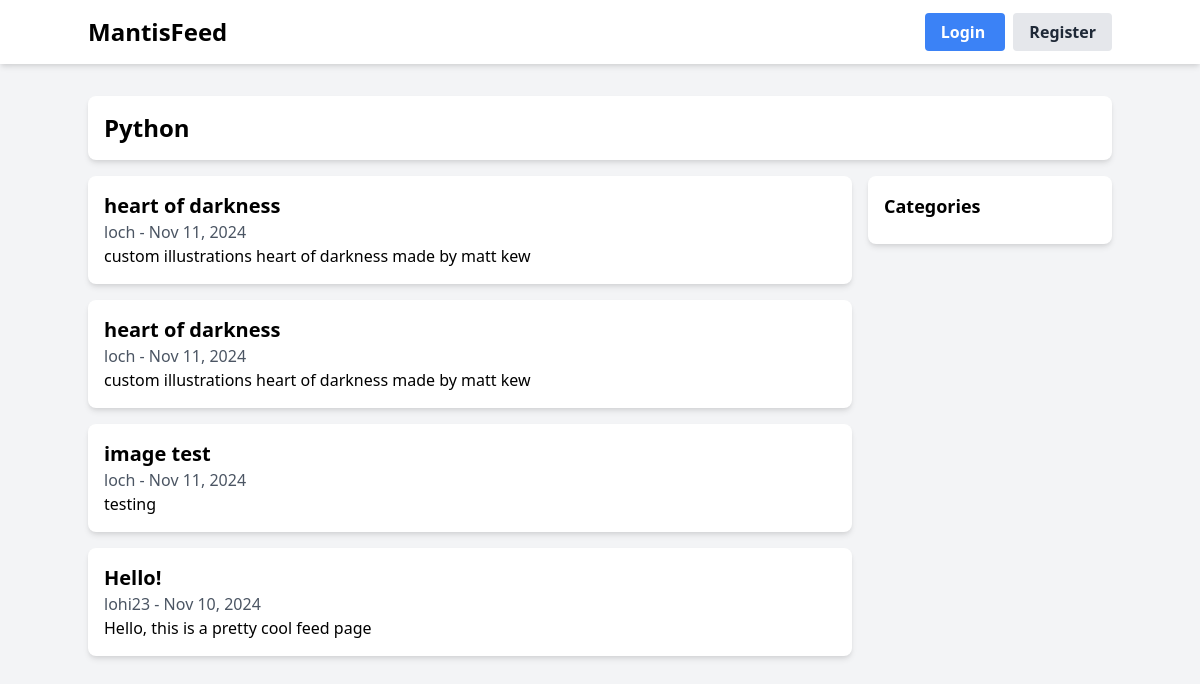
The app's page /category/2/ with its own data.
### posts/models.py (models this page shows, shortened)
class Category(models.Model):
    name = models.CharField(max_length=100)
    description = models.TextField(blank=True)
    created_at = models.DateTimeField(auto_now_add=True)
    class Meta:
        verbose_name_plural = "Categories"

class Post(models.Model):
    title = models.CharField(max_length=200)
    content = models.TextField()
    image = models.ImageField(upload_to='post_images/', null=True, blank=True)
    created_at = models.DateTimeField(auto_now_add=True)
    author = models.ForeignKey(User, on_delete=models.CASCADE)
    category = models.ForeignKey(Category, on_delete=models.CASCADE)
    upvotes = models.ManyToManyField(User, related_name='post_upvotes', blank=True)
    downvotes = models.ManyToManyField(User, related_name='post_downvotes', blank=True)

### posts/views.py (the view)
# urls.py: path('category/<int:category_id>/', views.category_posts, name='category_posts'),
def category_posts(request, category_id):
    category = get_object_or_404(Category, id=category_id)
    posts = Post.objects.filter(category=category).order_by('-created_at')
    return render(request, 'posts/category_posts.html', {
        'category': category,
        'posts': posts
    })

### posts/templates/posts/category_posts.html (shortened to what this page needs)
{% extends 'posts/base.html' %}
{% block content %}
  <div class="bg-white rounded-lg shadow-md p-4">
    <h1 class="text-2xl font-bold">{{ category.name }}</h1>
  </div>
  <div class="grid grid-cols-4 gap-4 mt-4">
    <div class="col-span-3">
      {% for post in posts %}
        <div class="bg-white rounded-lg shadow-md p-4 mb-4">
          <h2 class="text-xl font-bold">
            <a href="{% url 'posts:post_detail' post.id %}">{{ post.title }}</a>
          </h2>
          <p class="text-gray-600">{{ post.author.username }} - {{ post.created_at|date:'M d, Y' }}</p>
          <p>{{ post.content|truncatewords:50 }}</p>
        </div>
      {% endfor %}
    </div>
    <div class="col-span-1">
      <div class="bg-white rounded-lg shadow-md p-4">
        <h3 class="text-lg font-bold mb-2">Categories</h3>
      </div>
    </div>
  </div>
{% endblock %}

### records on screen
Category: name "Python"
Post: title "heart of darkness", author.username "loch", created_at "Nov 11, 2024", content "custom illustrations heart of darkness made by matt kew"
Post: title "heart of darkness", author.username "loch", created_at "Nov 11, 2024", content "custom illustrations heart of darkness made by matt kew"
Post: title "image test", author.username "loch", created_at "Nov 11, 2024", content "testing"
Post: title "Hello!", author.username "lohi23", created_at "Nov 10, 2024", content "Hello, this is a pretty cool feed page"
